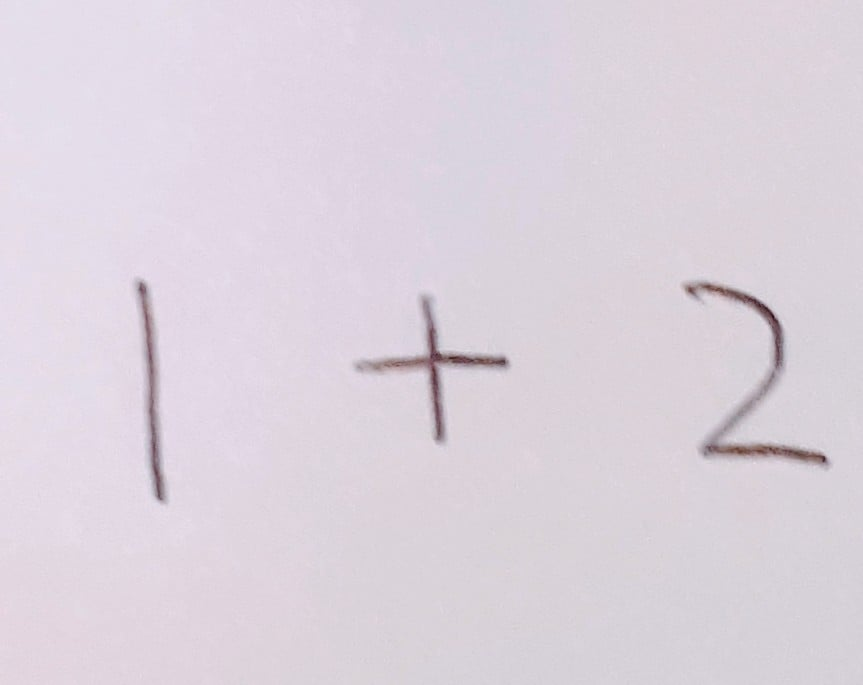
#> input picture FirstModel/TestImages/testimg1.jpg, 863 x 685 px
$ jupyter execute ComparingMethods.ipynb
#> lines starting #> are read from the running program, lines starting #| are printed output that depends on the picture; after the words box and inside, x2 and y2 are one past the last pixel; in counts of white or black regions, pixels touching at a corner belong together
[cell 1]
import os
import cv2
import numpy as np
import matplotlib.pyplot as plt

print('Great success!!!')

[cell 2]
# Util Funks to visualize the negative progress

def show_image(image):
    cv2.imshow('image',image)
    c = cv2.waitKey()
    if c >= 0 : return -1
    return 0

def draw_contours(src_img, contours):
    img_cpy = src_img.copy()
    for c in contours:
        x, y, w, h = cv2.boundingRect(c)
        cv2.rectangle(img_cpy, (x, y), (x+w, y+h), (255,0,0), 3)

        return img_cpy

[cell 3]
eq_test_img_path = "../FirstModel/TestImages/testimg1.jpg"
eq_tester =  cv2.imread(eq_test_img_path)
#> eq_tester is the input picture: shape (685, 863, 3); mean B, G, R 221, 211.1, 220

# Convert to gray scale, and invert
# want features to be wihte on blackbackground ==> helps network be more accurate
toGray = cv2.cvtColor(eq_tester, cv2.COLOR_BGR2GRAY)
invGray = ~toGray

# Gaussian blur helps make the image bimodial by removoving noise
# bimodal image = better Otsu thresholding!!!!
blur = cv2.GaussianBlur(invGray,(5,5),0)

[cell 4]
T1, thresh1 = cv2.threshold(invGray,0,255,cv2.THRESH_BINARY+cv2.THRESH_OTSU)
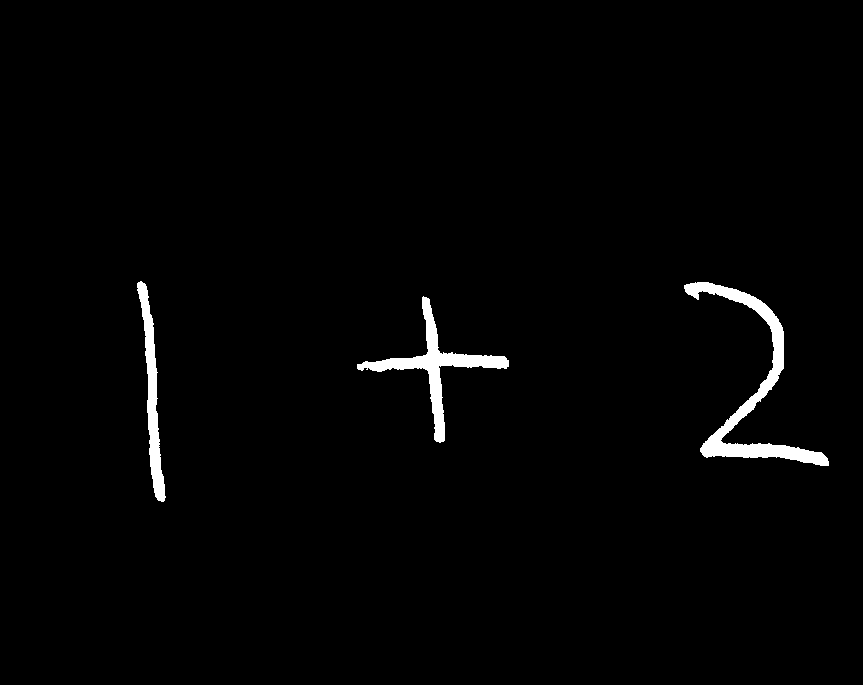
#> thresh1: shape (685, 863); 1.6% white; 3 white regions, box (x1, y1, x2, y2) and area: (684, 282, 829, 466) 4324, (357, 296, 509, 443) 3162, (137, 281, 166, 502) 2137
#> T1 = 79
T2, thresh2 = cv2.threshold(invGray, 127, 255, cv2.THRESH_BINARY)
#> thresh2: shape (685, 863); 0.61% white; 13 white regions (6 under 20 px), largest, box (x1, y1, x2, y2) and area: (391, 322, 506, 439) 1249, (701, 284, 783, 368) 844, (706, 444, 827, 463) 803
T3, thresh3 = cv2.threshold(blur,0,255,cv2.THRESH_BINARY+cv2.THRESH_OTSU)
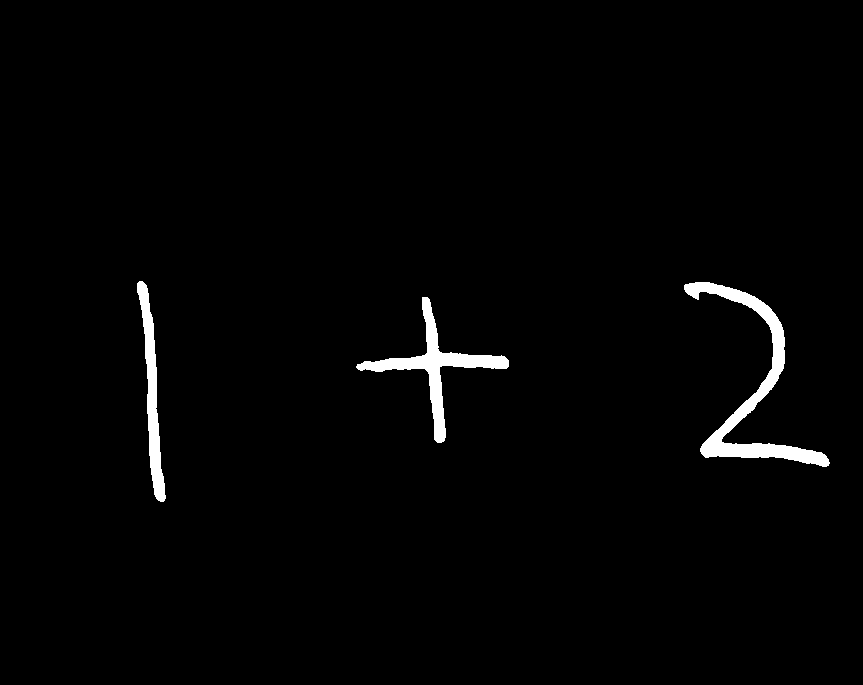
#> thresh3: shape (685, 863); 1.7% white; 3 white regions, box (x1, y1, x2, y2) and area: (684, 282, 830, 467) 4573, (356, 297, 509, 443) 3321, (137, 281, 166, 502) 2249
#> T3 = 77
T4, thresh4 = cv2.threshold(blur, 127, 255, cv2.THRESH_BINARY)
#> thresh4: shape (685, 863); 0.59% white; 7 white regions, largest, box (x1, y1, x2, y2) and area: (392, 324, 506, 438) 1254, (702, 284, 782, 367) 843, (706, 445, 826, 463) 789

thresh5 = cv2.adaptiveThreshold(invGray,255,cv2.ADAPTIVE_THRESH_MEAN_C,cv2.THRESH_BINARY,99,1)
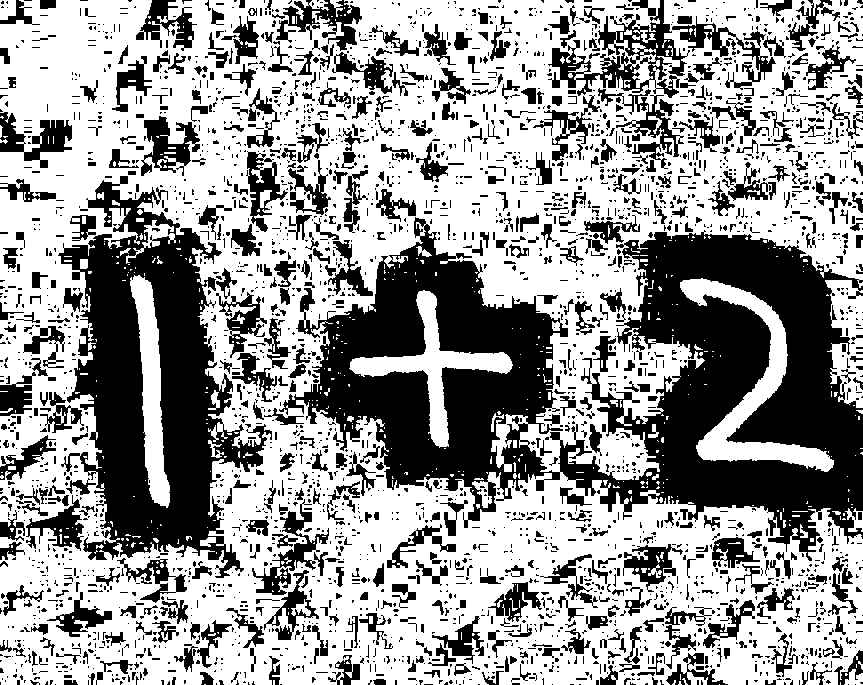
#> thresh5: shape (685, 863); 60.8% white; 3028 black regions (2368 under 20 px), largest, box (x1, y1, x2, y2) and area: (279, 217, 863, 561) 87102, (58, 176, 272, 578) 37476, (548, 0, 690, 98) 4401
thresh6 = cv2.adaptiveThreshold(blur,255,cv2.ADAPTIVE_THRESH_MEAN_C,cv2.THRESH_BINARY,107,0)
#> thresh6: shape (685, 863); 20.4% white; 2231 white regions (1539 under 20 px), largest, box (x1, y1, x2, y2) and area: (680, 278, 834, 472) 6772, (350, 291, 513, 447) 4971, (130, 276, 170, 507) 4320
thresh7 = cv2.adaptiveThreshold(invGray,255,cv2.ADAPTIVE_THRESH_GAUSSIAN_C,cv2.THRESH_BINARY,99,3)
#> thresh7: shape (685, 863); 90.7% white; 1922 black regions (1879 under 20 px), largest, box (x1, y1, x2, y2) and area: (660, 250, 852, 496) 20153, (334, 276, 534, 466) 14185, (103, 256, 197, 528) 13155
thresh8 = cv2.adaptiveThreshold(blur,255,cv2.ADAPTIVE_THRESH_GAUSSIAN_C,cv2.THRESH_BINARY,99,3)
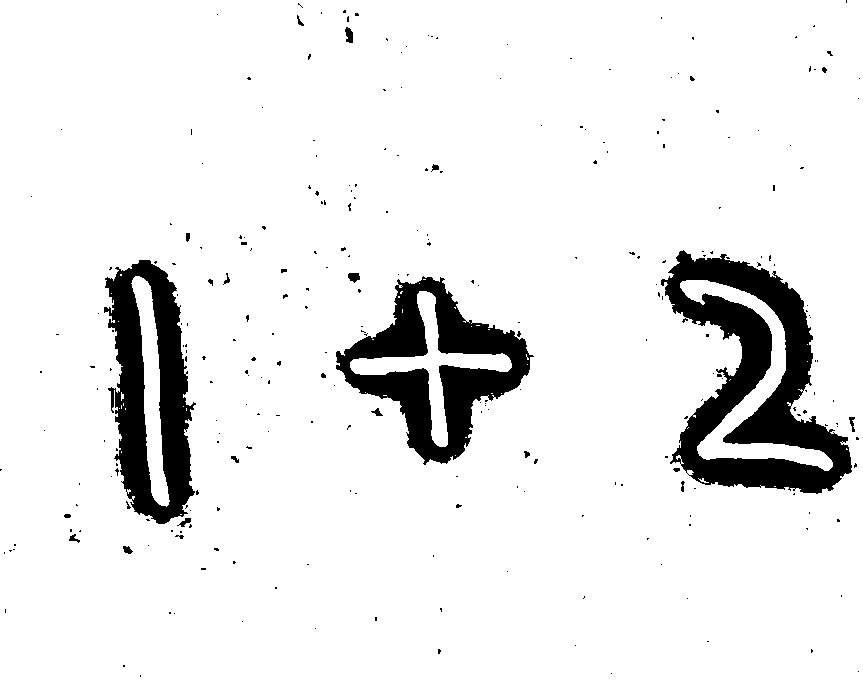
#> thresh8: shape (685, 863); 91.6% white; 278 black regions (254 under 20 px), largest, box (x1, y1, x2, y2) and area: (661, 250, 852, 494) 20162, (336, 276, 534, 465) 14188, (104, 260, 196, 524) 13090

print(T1)
#| 79.0
print(T3)
#| 77.0

[cell 5]
thresh6 = cv2.adaptiveThreshold(blur,255,cv2.ADAPTIVE_THRESH_GAUSSIAN_C, cv2.THRESH_BINARY_INV, 21, 4)
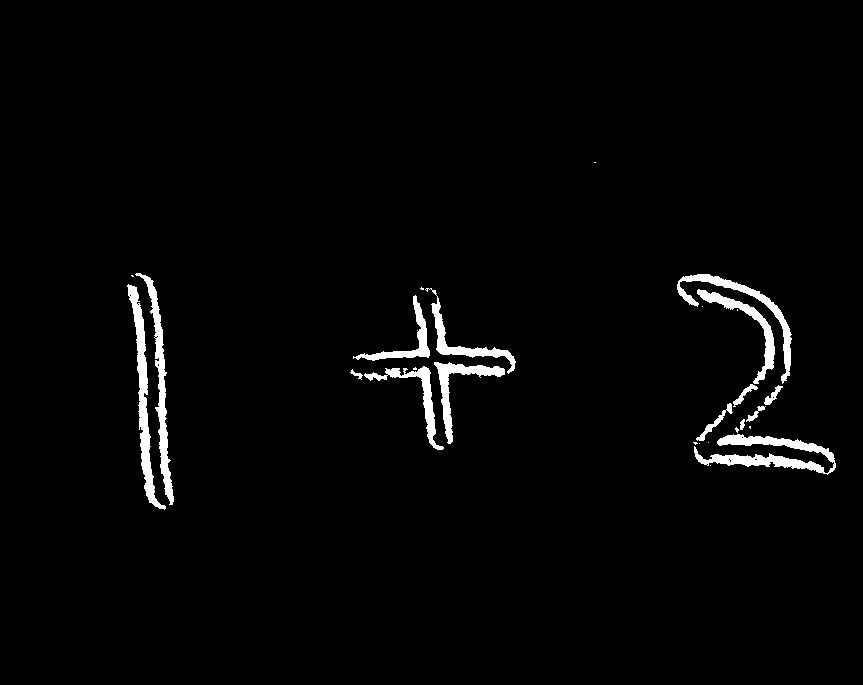
#> thresh6: shape (685, 863); 2.2% white; 27 white regions (12 under 20 px)
contours6, _ = cv2.findContours(thresh3, cv2.RETR_LIST, cv2.CHAIN_APPROX_SIMPLE)
#> contours6 = 3 contours; box (x1, y1, x2, y2) and area: (684, 282, 830, 467) 4224, (356, 297, 509, 443) 3044, (137, 281, 166, 502) 2024
result = blur.copy()

for c in contours6:
    rect = cv2.boundingRect(c)
    x, y, w, h = rect
    cv2.rectangle(blur,(x,y),(x+w, y+h), (255,0,255),2)
    print(f"x:{x}, y:{y}, w:{w}, h:{h}")
#> this loop made 3 passes
#> (x, y, w, h) on passes 1 to 3: (356, 297, 153, 146), (684, 282, 146, 185), (137, 281, 29, 221)
#| x:356, y:297, w:153, h:146
#| x:684, y:282, w:146, h:185
#| x:137, y:281, w:29, h:221
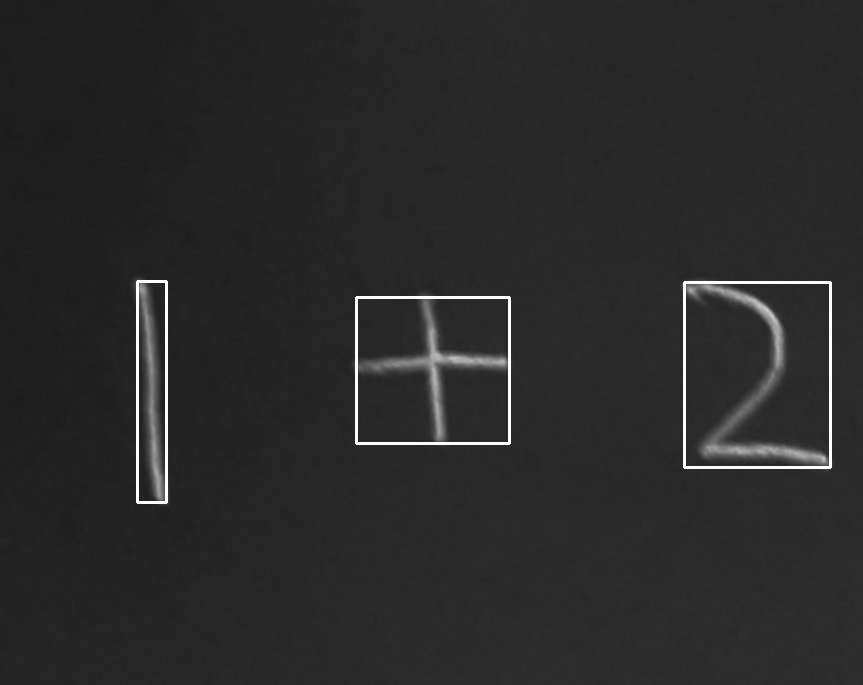
#> blur: shape (685, 863); min 27, max 255, mean 42
# plt.close(3);plt.figure(3)
# plt.imshow(thresh6,cmap="gray")
# plt.show()

plt.figure(3);plt.close(3)
plt.imshow(blur, cmap="gray")
plt.show()

[cell 6]
fig, ax = plt.subplots(nrows=4, ncols=3, figsize=(20,20), sharey=True, sharex=True,)
#plt.subplots_adjust(wspace=0.05, hspace=-0.5)
ax[0][0].imshow(invGray, cmap="gray")
ax[0][0].set_title('no threshhold')
ax[0][1].imshow(thresh2, cmap="gray")
ax[0][1].set_title(f'Binary threshhold w/ T={T2}')
ax[0][2].imshow(thresh1, cmap="gray")
ax[0][2].set_title('Otsu thresh')

ax[1][0].imshow(blur, cmap='gray')
ax[1][0].set_title("Gaussian blur 5x5")
ax[1][1].imshow(thresh4, cmap='gray')
ax[1][1].set_title("binary thresh + blur")
ax[1][2].imshow(thresh3, cmap='gray')
ax[1][2].set_title("otsu thresh + blur ")

ax[2][0].imshow(blur, cmap='gray')
ax[2][0].set_title("Gaussian blur 5x5")
ax[2][1].imshow(thresh5, cmap='gray')
ax[2][1].set_title("adaptive mean+binary on invGray")
ax[2][2].imshow(thresh6, cmap='gray')
ax[2][2].set_title("adaptive mean+binary on blurr")

ax[3][0].imshow(blur, cmap='gray')
ax[3][0].set_title("Gaussian blur 5x5")
ax[3][1].imshow(thresh7, cmap='gray')
ax[3][1].set_title("adaptive Gaussian on invGray")
ax[3][2].imshow(thresh8, cmap='gray')
ax[3][2].set_title("adaptive gaussian on blurr")

[cell 7]
plt.close(fig)

[cell 8]
titles = ['Otsu thresh', 'Binary threshhold', "otsu thresh + blur ", "binary thresh + blur", "adaptive mean+binary on invGray", "adaptive mean+binary on blurr", "adaptive Gaussian on invGray", "adaptive gaussian on blurr"]
threshs = [thresh1, thresh2, thresh3, thresh4, thresh5, thresh6, thresh7, thresh8]
contours = [cv2.findContours(thresh, cv2.RETR_LIST, cv2.CHAIN_APPROX_SIMPLE) for thresh in threshs]
#> contours = 8 items

contour_imgs = [blur]*len(threshs)
#> contour_imgs = 8 items
img_ctrs = []

for i,contour in enumerate(contours):
    tmp_img = blur.copy()
    for c in contour[0]:
        x, y, w, h = cv2.boundingRect(c)
        cv2.rectangle(tmp_img,(x,y),(x+w, y+h), (255,0,255),2)
    img_ctrs.append(tmp_img)
#> this loop made 8 passes
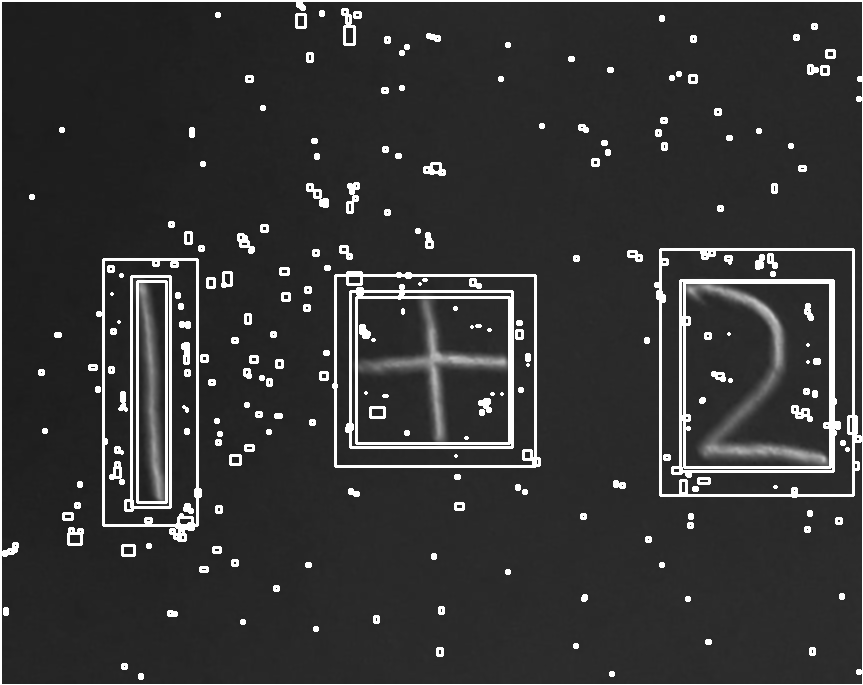
#> tmp_img: shape (685, 863); min 27, max 255, mean 53.6
#> after the loop, img_ctrs = 8 items

[cell 9]
fig2, ax = plt.subplots(ncols=2, nrows=4, figsize=(20,20), sharey=True, sharex=True)
plt.subplots_adjust(wspace=0.05, hspace=0.1)

k = -1
for i in range(0,4):
    for j in range(0,2):
        k += 1
        ax[i][j].imshow(img_ctrs[k], cmap="gray")
        ax[i][j].set_title(f'{titles[k]} k={k}')
#> after the loop, k = 7
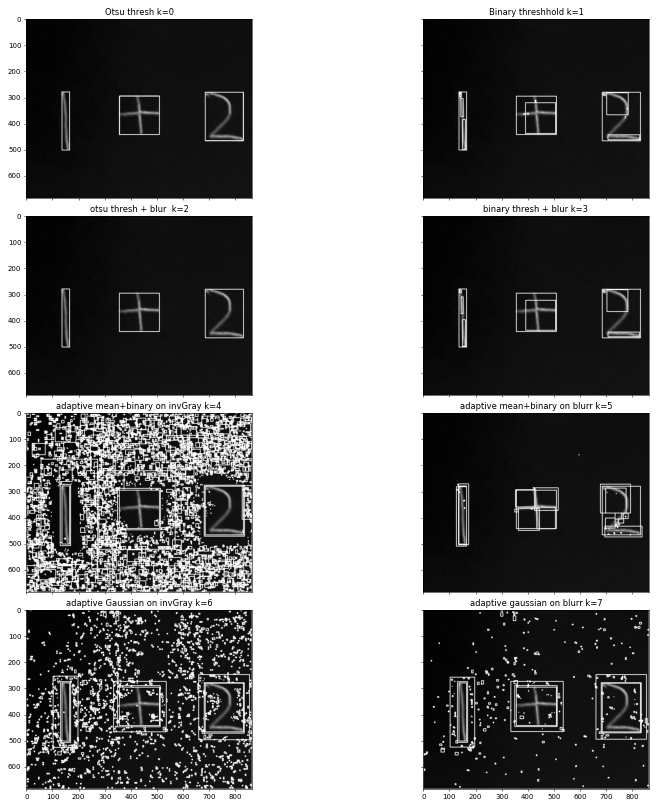
#> figure drawn by matplotlib, 8 panels

$ run again, with FirstModel/TestImages/testimg2.jpg copied over FirstModel/TestImages/testimg1.jpg
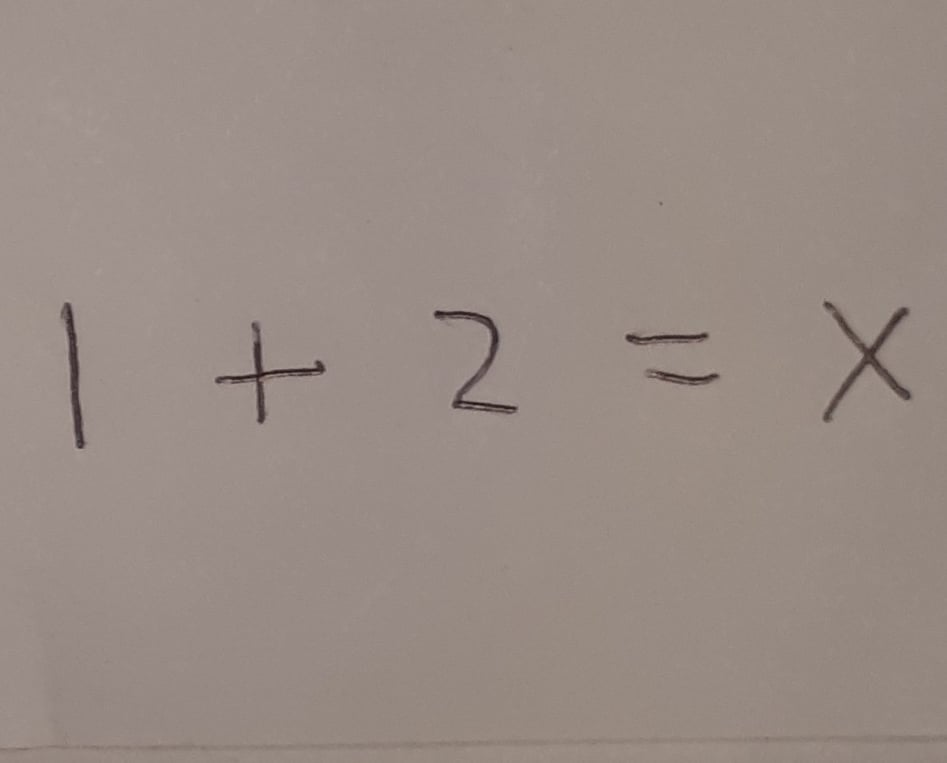
#> input picture FirstModel/TestImages/testimg2.jpg, 947 x 763 px
#> eq_tester is the input picture: shape (763, 947, 3); mean B, G, R 133, 139.9, 153
#> `T1, thresh1 = cv2.threshold(invGray,0,255,cv2.THRESH_BINARY+cv2.THRESH..`:
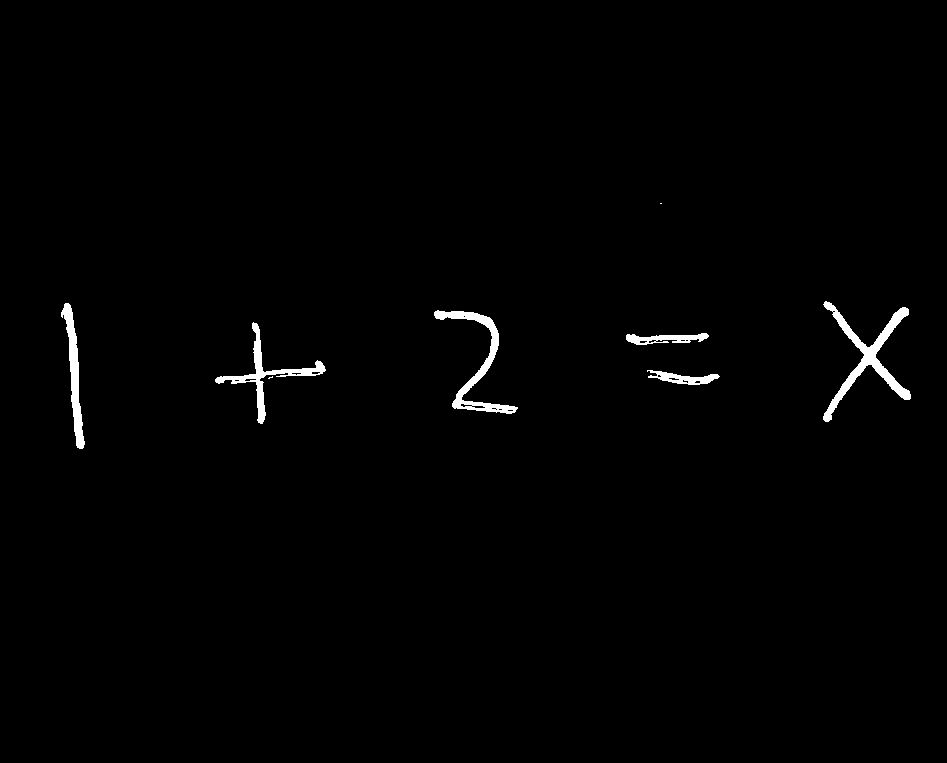
#> thresh1: shape (763, 947); 1% white; 8 white regions (2 under 20 px), largest, box (x1, y1, x2, y2) and area: (823, 301, 911, 422) 2099, (434, 310, 518, 414) 1577, (215, 322, 326, 424) 1363, (61, 303, 85, 449) 1212, (626, 333, 709, 345) 555, (647, 370, 720, 385) 502
#> T1 = 145
#> thresh2: shape (763, 947); 1.4% white; 51 white regions (36 under 20 px), largest, box (x1, y1, x2, y2) and area: (822, 299, 913, 423) 2753, (433, 310, 518, 415) 1885, (215, 321, 326, 424) 1730
#> thresh3: shape (763, 947); 1.1% white; 6 white regions, box (x1, y1, x2, y2) and area: (823, 301, 912, 422) 2233, (434, 310, 518, 414) 1704, (215, 322, 326, 424) 1482, (61, 303, 86, 449) 1269, (625, 333, 709, 345) 636, (648, 370, 719, 385) 562
#> T3 = 142
#> thresh4: shape (763, 947); 1.4% white; 27 white regions (17 under 20 px), largest, box (x1, y1, x2, y2) and area: (822, 300, 913, 423) 2879, (433, 310, 518, 415) 2062, (215, 321, 326, 425) 1874
#> thresh5: shape (763, 947); 60.8% white; 2868 black regions (2039 under 20 px), largest, box (x1, y1, x2, y2) and area: (385, 47, 947, 528) 87680, (144, 224, 384, 491) 29490, (0, 198, 184, 512) 28996
#> thresh7: shape (763, 947); 92.3% white; 1577 black regions (1479 under 20 px), largest, box (x1, y1, x2, y2) and area: (804, 285, 936, 438) 10813, (413, 283, 533, 448) 9778, (200, 304, 344, 446) 8341
#> thresh8: shape (763, 947); 93.1% white; 356 black regions (291 under 20 px), largest, box (x1, y1, x2, y2) and area: (805, 282, 935, 437) 10798, (416, 284, 533, 446) 9659, (34, 283, 111, 466) 8266
#| 145.0
#| 142.0
#> contours6 = 8 contours, 2 with area under 20; largest, box (x1, y1, x2, y2) and area: (823, 301, 912, 422) 2020, (434, 310, 518, 414) 1518, (215, 322, 326, 424) 1274, (61, 303, 86, 449) 1119, (625, 333, 709, 345) 550, (648, 370, 719, 385) 482
#> the loop `for c in contours6:` made 8 passes
#> (x, y, w, h) on passes 1 to 8: (474, 405, 9, 4), (461, 404, 5, 3), (648, 370, 71, 15), (625, 333, 84, 12), (215, 322, 111, 102), (434, 310, 84, 104), (61, 303, 25, 146), (823, 301, 89, 121)
#> (printed output is left out)
#> contours = 8 items
#> the loop `for i,contour in enumerate(contours):` made 8 passes
#> after the loop `for i,contour in enumerate(contours):`:
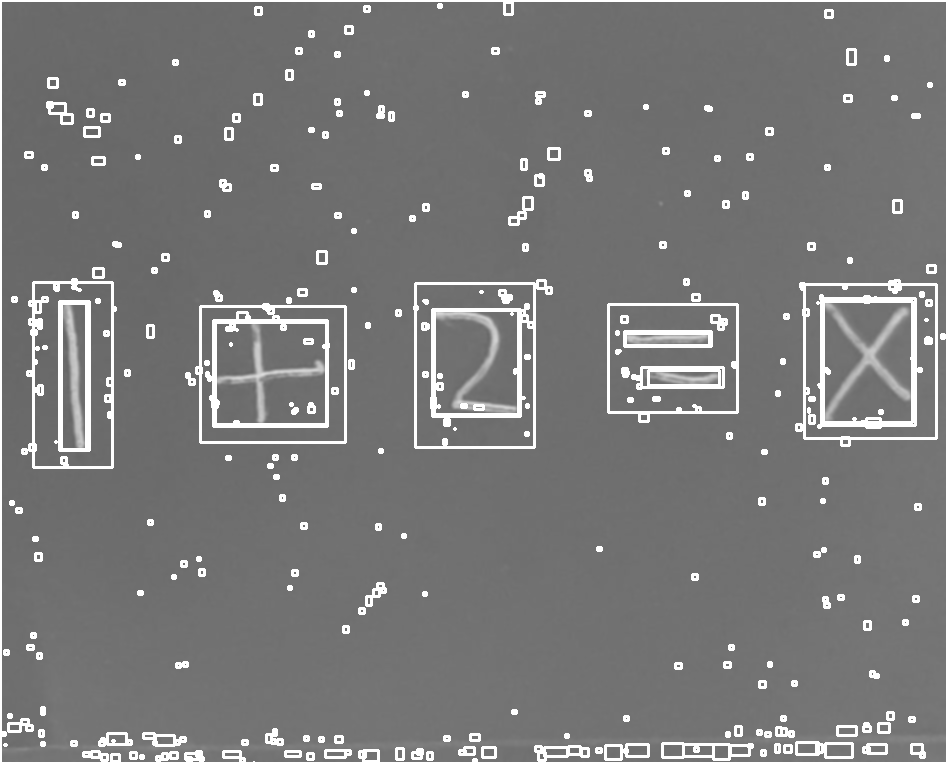
#> tmp_img: shape (763, 947); min 98, max 255, mean 120.9
#> after the loop `for i in range(0,4):`: k = 7
